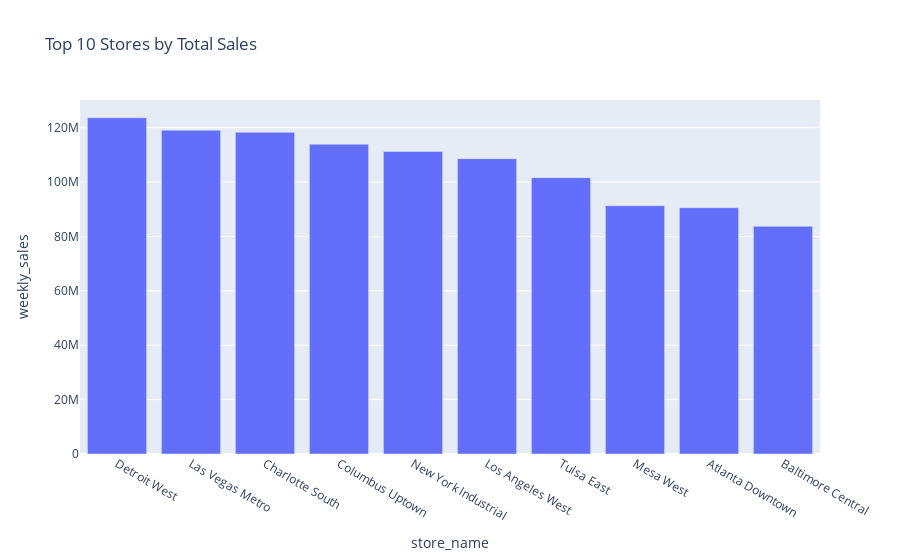

Here is the notebook cell this chart was saved with:
### Code cell
# Top 10 stores
top_stores = df.groupby('store_name')['weekly_sales'].sum().sort_values(ascending=False).head(10).reset_index()
fig_store = px.bar(top_stores, x='store_name', y='weekly_sales', title="Top 10 Stores by Total Sales")
fig_store.show()

### Figure 1 — Plotly figure (JSON) as saved in the notebook; plotly's stock layout.template omitted (floating-point values rounded to 4 significant figures)
{"data": [{"hovertemplate": "store_name=%{x}<br>weekly_sales=%{y}<extra></extra>", "legendgroup": "", "marker": {"color": "#636efa", "pattern": {"shape": ""}}, "name": "", "orientation": "v", "showlegend": false, "textposition": "auto", "type": "bar", "x": ["Detroit West", "Las Vegas Metro", "Charlotte South", "Columbus Uptown", "New York Industrial", "Los Angeles West", "Tulsa East", "Mesa West", "Atlanta Downtown", "Baltimore Central"], "xaxis": "x", "y": [123700000.0, 119000000.0, 118300000.0, 113900000.0, 111300000.0, 108600000.0, 101600000.0, 91310000.0, 90570000.0, 83720000.0], "yaxis": "y"}], "layout": {"barmode": "relative", "legend": {"tracegroupgap": 0}, "title": {"text": "Top 10 Stores by Total Sales"}, "xaxis": {"anchor": "y", "domain": [0, 1], "title": {"text": "store_name"}}, "yaxis": {"anchor": "x", "domain": [0, 1], "title": {"text": "weekly_sales"}}}}
